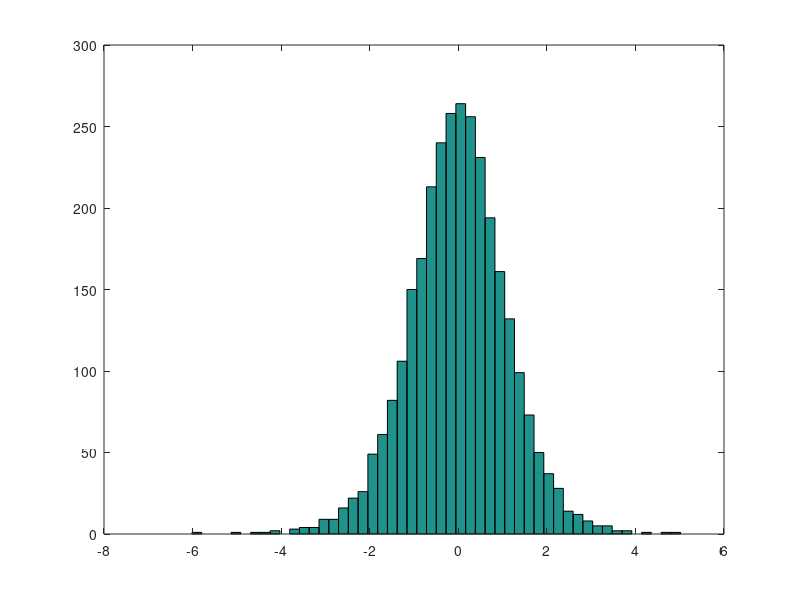
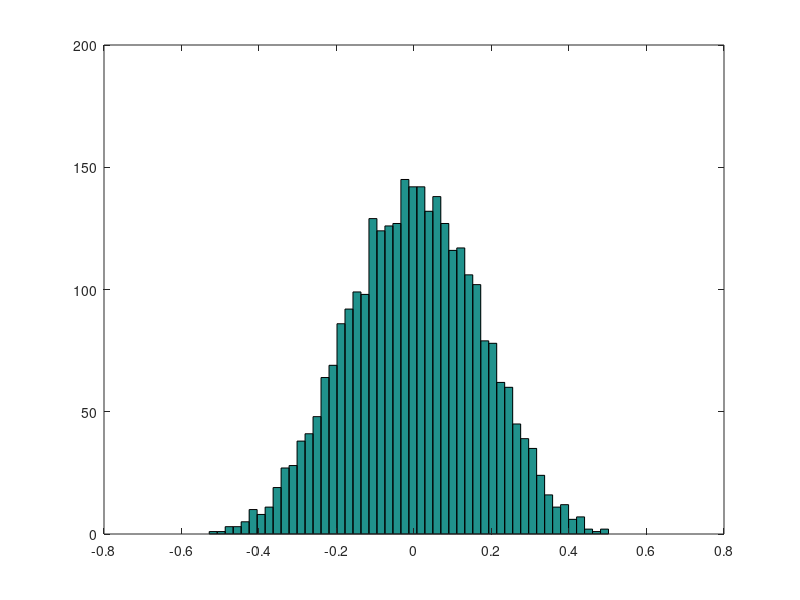
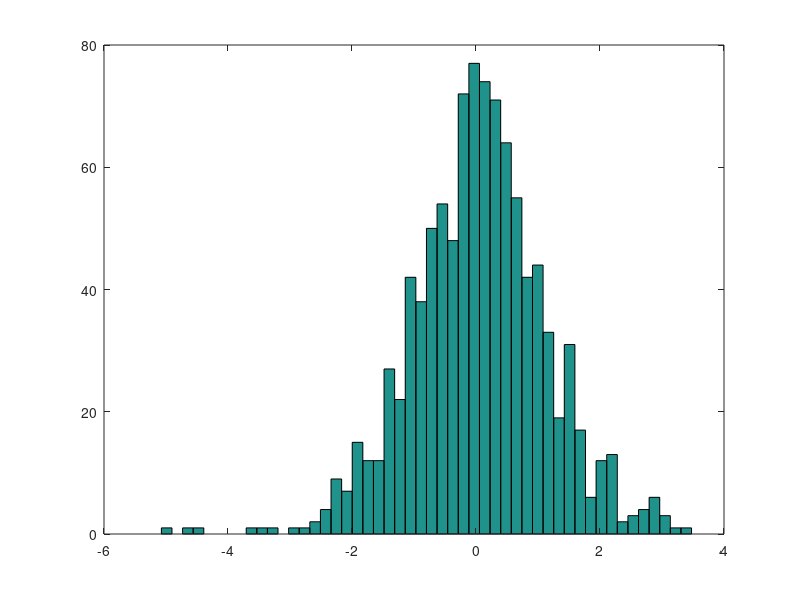

These charts were generated, in order, by the following MATLAB code:
% Antonio Remiro Azocar
% Coursework 2 Part II - Exercise 1
%
%% (a)
% clear history
clear all; close all;
% set random seed
rng(13)
% similar dataset as for Part I but smaller sample sizes
% group 1 size
size_G1 = 6;
% group 2 size
size_G2 = 8;
% means
mean_G1 = 1;
mean_G2 = 1.5;
% stochastic error
e1 = 0.25*randn(size_G1, 1);
e2 = 0.25*randn(size_G2, 1);
% generate datasets
group1 = mean_G1+e1;
group2 = mean_G2+e2;
% both groups; 
bothgroups = [group1; group2];
% perform two-sample t-test two determine t-statistic, p-value
[hyp,p,ci,stats] = ttest2(group1, group2);
% original ttest2 values
original_p = p;
original_tstat = stats.tstat;
original_meandiff = mean(group1)-mean(group2);
%% (b) compute the exact permutation-based p-value
%
% (i) construct an 1D array of size n = n1 (G1) + n2 (G2)
D = bothgroups';  
% (ii) construct valid permutations maintaining sample size
C1 = combnk(D, size_G1); 
C2 = zeros(length(C1),size_G2); 
tstat_array = zeros(1, length(C1)); % initialise array to store all t-statistics
for i=1:length(C1)
    C2(i,:) = setdiff(D, C1(i,:)); % no repeats (valid permutations)
    % (iii) compute t-statistics for all membership permutations
    [hyp,p,ci,stats] = ttest2(C1(i,:), C2(i,:));
    tstat_array(i) = stats.tstat;    
end
% construct empirical distribution of t-statistic
hist(tstat_array, 50)
% (iv) determine p-value by finding % permutations with tstat greater than that
% of original value
empirical_p = numel(tstat_array(tstat_array <= original_tstat))/...
                                numel(tstat_array);

%% (c)
% repeat (b) but rather than using t-statistic, use difference between
% means as test statistic
mean_diff_array = zeros(1, length(C1));
for i=1:length(C1)
   mean_diff = mean(C1(i,:)) - mean(C2(i,:));
   mean_diff_array(i) = mean_diff;
end
figure
hist(mean_diff_array, 50)
% empirical p-value calculated with mean diffs
c_empirical_p = numel(mean_diff_array(mean_diff_array <= ... 
                                      original_meandiff))/numel(mean_diff_array);

%% (d) compute approximate permutation-based p-value. 
tot_permutations = 1000;
tstat_array_d = zeros(1,tot_permutations);
all_permsi = zeros(tot_permutations, 6);
for i=1:tot_permutations
    % randperm generates random set of integer permutations
    % integers are indices for D
    perms = randperm(14);
    all_permsi(i,:) = perms(1:6);
    bothgroups = D(perms);
    group1 = bothgroups(1:6);
    group2 = bothgroups(7:14);
    [hyp,p,ci,stats] = ttest2(group1, group2);
    tstat_array_d(i) = stats.tstat;        
end                                  
figure
hist(tstat_array_d,50)
% empirical p-value calculated with mean diffs (1000 permutations only, t-stat)
d_empirical_p = numel(tstat_array_d(tstat_array_d <= ... 
                                      original_tstat))/numel(tstat_array_d);

%% (diii) p-value without duplicates                                  
%first carry out 1500 iterations, then remove duplicates and store only first 1000
%iterations
extended_permutations = 1500;
tstat_array_diii = zeros(1,tot_permutations);
all_perms = zeros(extended_permutations, 14);
for i = 1:extended_permutations
    % randperm generates random set of integer permutations
    % integers are indices for D
    perms = randperm(14);
    all_perms(i,:) = perms;
    bothgroups = D(perms);
    group1 = bothgroups(1:6);
    group2 = bothgroups(7:14);
    [hyp,p,ci,stats] = ttest2(group1, group2);
    tstat_array_diii(i) = stats.tstat;            
end                                  
% sort permutations so those with the same elements are identical
sorted_perms = sort(all_perms(:,1:6),2);
[~, uniqueids, ~]=unique(sorted_perms, 'rows');

% no duplicates

new_perms = sorted_perms(uniqueids,:);
new_perms = new_perms(1:tot_permutations, :);
tstat_array_diii = tstat_array_diii(uniqueids);
tstat_array_diii = tstat_array_diii(5:1005);

% empirical p-value calculated with mean diffs (all permutations, t-stat)
diii_empirical_p = numel(tstat_array_diii(tstat_array_diii  <= ... 
                                      original_tstat))/numel(tstat_array_diii);